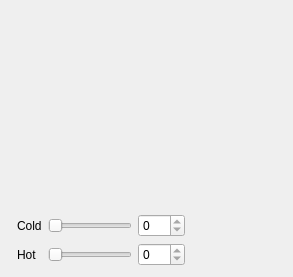
<?xml version="1.0" encoding="UTF-8"?>
<ui version="4.0">
 <class>MainBox</class>
 <widget class="QWidget" name="MainBox">
  <property name="geometry">
   <rect>
    <x>0</x>
    <y>0</y>
    <width>293</width>
    <height>277</height>
   </rect>
  </property>
  <property name="windowTitle">
   <string>Dialog</string>
  </property>
  <layout class="QHBoxLayout" name="horizontalLayout">
   <item>
    <layout class="QVBoxLayout" name="serial_layout"/>
   </item>
   <item>
    <widget class="QFrame" name="frame">
     <property name="frameShape">
      <enum>QFrame::StyledPanel</enum>
     </property>
     <property name="frameShadow">
      <enum>QFrame::Raised</enum>
     </property>
    </widget>
   </item>
   <item>
    <layout class="QVBoxLayout" name="verticalLayout">
     <item>
      <widget class="QLabel" name="lbl_pic">
       <property name="scaledContents">
        <bool>true</bool>
       </property>
      </widget>
     </item>
     <item>
      <layout class="QGridLayout" name="gridLayout">
       <item row="1" column="1">
        <widget class="QSlider" name="sl_hot">
         <property name="maximum">
          <number>100</number>
         </property>
         <property name="orientation">
          <enum>Qt::Horizontal</enum>
         </property>
        </widget>
       </item>
       <item row="1" column="0">
        <widget class="QLabel" name="label_2">
         <property name="text">
          <string>Hot</string>
         </property>
        </widget>
       </item>
       <item row="0" column="1">
        <widget class="QSlider" name="sl_cold">
         <property name="maximum">
          <number>100</number>
         </property>
         <property name="orientation">
          <enum>Qt::Horizontal</enum>
         </property>
        </widget>
       </item>
       <item row="0" column="0">
        <widget class="QLabel" name="label">
         <property name="text">
          <string>Cold</string>
         </property>
        </widget>
       </item>
       <item row="0" column="2">
        <widget class="QSpinBox" name="sb_cold">
         <property name="readOnly">
          <bool>true</bool>
         </property>
         <property name="maximum">
          <number>100</number>
         </property>
        </widget>
       </item>
       <item row="1" column="2">
        <widget class="QSpinBox" name="sb_hot">
         <property name="readOnly">
          <bool>true</bool>
         </property>
         <property name="maximum">
          <number>100</number>
         </property>
        </widget>
       </item>
      </layout>
     </item>
    </layout>
   </item>
   <item>
    <spacer name="horizontalSpacer">
     <property name="orientation">
      <enum>Qt::Horizontal</enum>
     </property>
     <property name="sizeHint" stdset="0">
      <size>
       <width>40</width>
       <height>20</height>
      </size>
     </property>
    </spacer>
   </item>
  </layout>
 </widget>
 <resources/>
 <connections/>
</ui>
